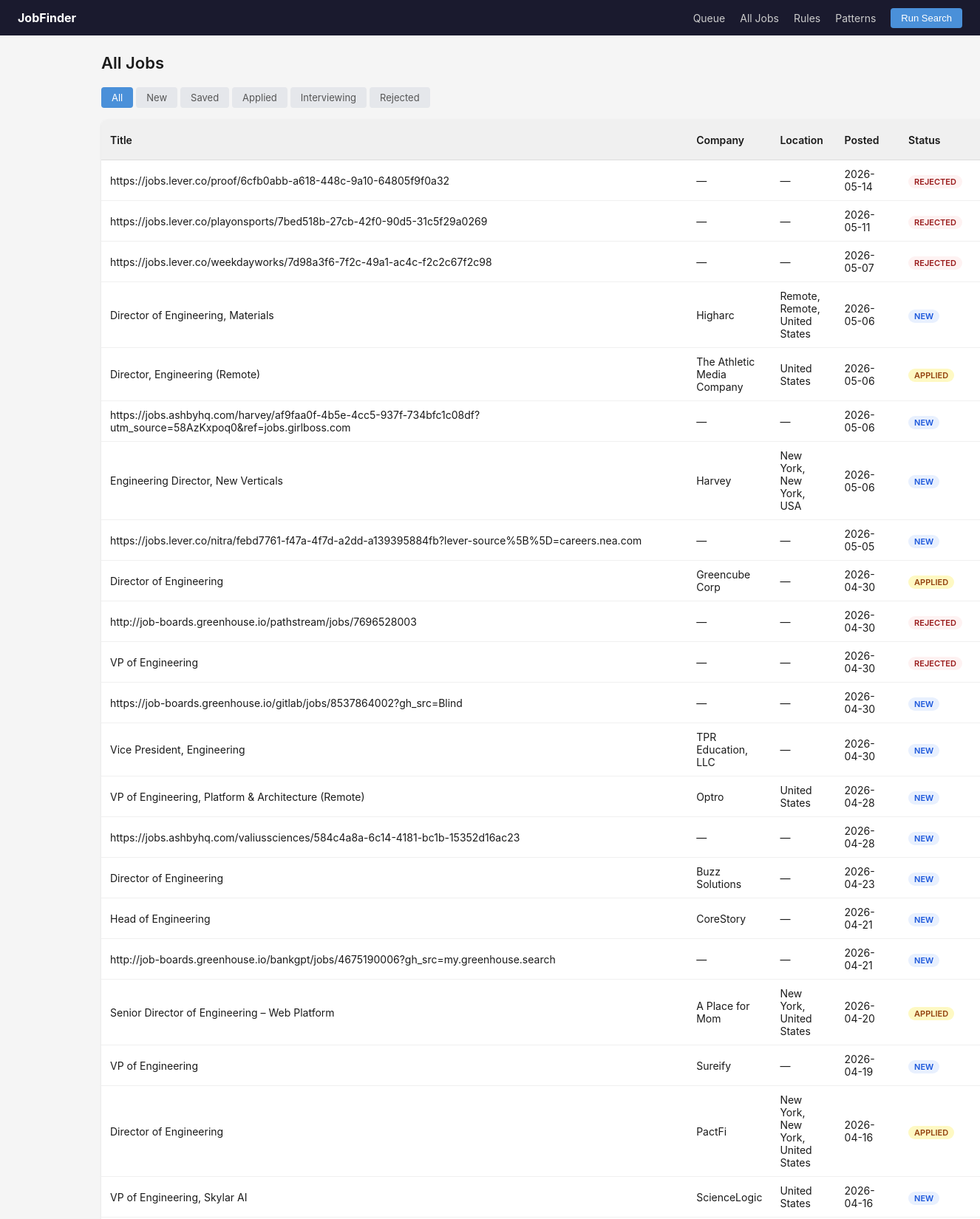
Page /jobs (upper part) on the committed database.
### tables this page shows
CREATE TABLE jobs (
                id           INTEGER PRIMARY KEY AUTOINCREMENT,
                url          TEXT NOT NULL UNIQUE,
                title        TEXT,
                company      TEXT,
                location     TEXT,
                description  TEXT,
                posted_date  TEXT,
                first_seen   TEXT NOT NULL,
                status       TEXT NOT NULL DEFAULT 'new'
                                 CHECK(status IN ('new','saved','applied','rejected','interviewing')),
                notes        TEXT
            );

### jobfinder/app.py (the view)
    @app.route("/jobs")
    def jobs_list():
        conn = get_conn()
        status_filter = request.args.get("status", "all")
        statuses = None if status_filter == "all" else [status_filter]
        jobs = [dict(j) for j in get_jobs(conn, statuses=statuses)]
        return render_template("jobs.html", jobs=jobs, status_filter=status_filter)

### jobfinder/database.py (called while the page is built)
def get_connection(db_path: str = "jobs.db") -> sqlite3.Connection:
    conn = sqlite3.connect(db_path)
    conn.row_factory = sqlite3.Row
    conn.execute("PRAGMA journal_mode=WAL")
    conn.execute("PRAGMA foreign_keys=ON")
    return conn

def get_jobs(conn: sqlite3.Connection, statuses: list[str] | None = None,
             order_by: str = "CASE WHEN posted_date IS NULL THEN 1 ELSE 0 END, posted_date DESC, first_seen DESC") -> list[sqlite3.Row]:
    if statuses:
        placeholders = ",".join("?" * len(statuses))
        return conn.execute(
            f"SELECT * FROM jobs WHERE status IN ({placeholders}) ORDER BY {order_by}",
            statuses
        ).fetchall()
    return conn.execute(f"SELECT * FROM jobs ORDER BY {order_by}").fetchall()

### templates/jobs.html (shortened to what this page needs)
{% extends "base.html" %}
{% block content %}
<div class="page-header">
  <h1>All Jobs</h1>
</div>
<div class="status-tabs">
  {% for s in ['all', 'new', 'saved', 'applied', 'interviewing', 'rejected'] %}
  <a href="{{ url_for('jobs_list', status=s) }}"
     class="tab {{ 'active' if status_filter == s }}">{{ s.title() }}</a>
  {% endfor %}
</div>
{% if not jobs %}
<p class="empty-state">No jobs with status "{{ status_filter }}".</p>
{% else %}
<table class="job-table">
  <thead>
    <tr><th>Title</th><th>Company</th><th>Location</th><th>Posted</th><th>Status</th><th>First Seen</th></tr>
  </thead>
  <tbody>
  {% for job in jobs %}
  <tr>
    <td><a href="{{ url_for('job_detail', job_id=job.id) }}">{{ job.title or job.url }}</a></td>
    <td>{{ job.company or '—' }}</td>
    <td>{{ job.location or '—' }}</td>
    <td>{{ job.posted_date or 'Unknown' }}</td>
    <td><span class="status-badge status-{{ job.status }}">{{ job.status }}</span></td>
    <td>{{ job.first_seen[:10] }}</td>
  </tr>
  {% endfor %}
  </tbody>
</table>
{% endif %}
{% endblock %}

### static/style.css (style rules this page uses)
*, *::before, *::after { box-sizing: border-box; margin: 0; padding: 0; }
body { font-family: -apple-system, BlinkMacSystemFont, "Segoe UI", sans-serif; font-size: 14px; color: #1a1a1a; background: #f5f5f5; }
.page-header { display: flex; align-items: baseline; justify-content: space-between; margin-bottom: 20px; }
.page-header h1 { font-size: 22px; font-weight: 600; }
.job-table { width: 100%; border-collapse: collapse; background: #fff; border-radius: 8px; overflow: hidden; box-shadow: 0 1px 3px rgba(0,0,0,.1); }
.job-table th { background: #f0f0f0; padding: 10px 12px; text-align: left; font-weight: 600; border-bottom: 1px solid #ddd; }
.job-table td { padding: 10px 12px; border-bottom: 1px solid #f0f0f0; vertical-align: middle; }
.job-table a { color: #1a1a1a; text-decoration: none; }
.status-badge { padding: 2px 8px; border-radius: 10px; font-size: 11px; font-weight: 600; text-transform: uppercase; }
.status-new { background: #e8f0fe; color: #1a56db; }
.status-applied { background: #fef9c3; color: #92400e; }
.status-rejected { background: #fef2f2; color: #991b1b; }
.status-tabs { display: flex; gap: 4px; margin-bottom: 16px; }
.tab { padding: 6px 14px; border-radius: 4px; text-decoration: none; color: #555; background: #e5e7eb; font-size: 13px; }
.tab.active, .tab:hover { background: #4a90d9; color: #fff; }

### rows in the picture
jobs: url "https://jobs.lever.co/proof/6cfb0abb-a618-448c-9a10-64805f9f0a32", company "—", location "—", posted_date "2026-05-14", status "REJECTED"
jobs: url "https://jobs.lever.co/playonsports/7bed518b-27cb-42f0-90d5-31c5f29a0269", company "—", location "—", posted_date "2026-05-11", status "REJECTED"
jobs: url "https://jobs.lever.co/weekdayworks/7d98a3f6-7f2c-49a1-ac4c-f2c2c67f2c98", company "—", location "—", posted_date "2026-05-07", status "REJECTED"
jobs: title "Director of Engineering, Materials", company "Higharc", location "Remote, Remote, United States", posted_date "2026-05-06", status "NEW"
jobs: title "Director, Engineering (Remote)", company "The Athletic Media Company", location "United States", posted_date "2026-05-06", status "APPLIED"
jobs: url "https://jobs.ashbyhq.com/harvey/af9faa0f-4b5e-4cc5-937f-734bfc1c08df?utm_source=58AzKxpoq0&ref=jobs.girlboss.com", company "—", location "—", posted_date "2026-05-06", status "NEW"
jobs: title "Engineering Director, New Verticals", company "Harvey", location "New York, New York, USA", posted_date "2026-05-06", status "NEW"
jobs: url "https://jobs.lever.co/nitra/febd7761-f47a-4f7d-a2dd-a139395884fb?lever-source%5B%5D=careers.nea.com", company "—", location "—", posted_date "2026-05-05", status "NEW"
jobs: title "Director of Engineering", company "Greencube Corp", location "—", posted_date "2026-04-30", status "APPLIED"
jobs: url "http://job-boards.greenhouse.io/pathstream/jobs/7696528003", company "—", location "—", posted_date "2026-04-30", status "REJECTED"
jobs: title "VP of Engineering", company "—", location "—", posted_date "2026-04-30", status "REJECTED"
jobs: url "https://job-boards.greenhouse.io/gitlab/jobs/8537864002?gh_src=Blind", company "—", location "—", posted_date "2026-04-30", status "NEW"
jobs: title "Vice President, Engineering", company "TPR Education, LLC", location "—", posted_date "2026-04-30", status "NEW"
jobs: title "VP of Engineering, Platform & Architecture (Remote)", company "Optro", location "United States", posted_date "2026-04-28", status "NEW"
jobs: url "https://jobs.ashbyhq.com/valiussciences/584c4a8a-6c14-4181-bc1b-15352d16ac23", company "—", location "—", posted_date "2026-04-28", status "NEW"
jobs: title "Director of Engineering", company "Buzz Solutions", location "—", posted_date "2026-04-23", status "NEW"
jobs: title "Head of Engineering", company "CoreStory", location "—", posted_date "2026-04-21", status "NEW"
jobs: url "http://job-boards.greenhouse.io/bankgpt/jobs/4675190006?gh_src=my.greenhouse.search", company "—", location "—", posted_date "2026-04-21", status "NEW"
jobs: title "Senior Director of Engineering – Web Platform", company "A Place for Mom", location "New York, United States", posted_date "2026-04-20", status "APPLIED"
jobs: title "VP of Engineering", company "Sureify", location "—", posted_date "2026-04-19", status "NEW"
jobs: title "Director of Engineering", company "PactFi", location "New York, New York, United States", posted_date "2026-04-16", status "APPLIED"
jobs: title "VP of Engineering, Skylar AI", company "ScienceLogic", location "United States", posted_date "2026-04-16", status "NEW"

### other values in the picture
{{ s.title() }} "All" "New" "Saved" "Applied" "Interviewing" "Rejected"
